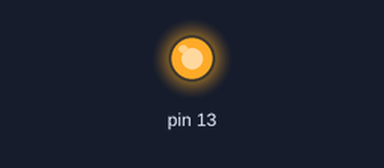
Simulated run of this sketch. Board: Arduino Uno, built with avr-gcc and run on an emulated ATmega328P. On the bench: output pins drawn as LEDs (lit = HIGH).

Above: at 0.6 s.
At 25.6 s:
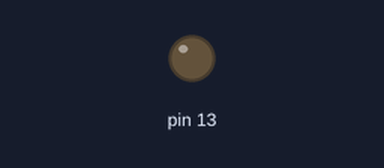
Timing chart, 0 to 36.1 s (numbered marks = the images above):
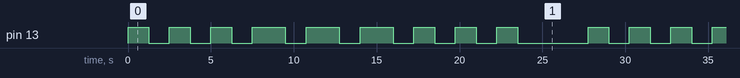

The sketch:

libTutorial.ino
```cpp
#include <Morse.h>

Morse morse(13);

void setup()
{
}

void loop()
{
  morse.dot(); morse.dot(); morse.dot();
  morse.dash(); morse.dash(); morse.dash();
  morse.dot(); morse.dot(); morse.dot();
  delay(3000);
}
```

Measured:
- by itself, pin 13: repeats every 27.8 s: 2 × (LOW 1.3 s, HIGH 1.3 s), 3 × (LOW 1.3 s, HIGH 2.0 s), 3 × (LOW 1.3 s, HIGH 1.3 s), LOW 4.3 s, HIGH 1.3 s
- by itself, everything shown: repeats every 27.8 s, in 18 steps
